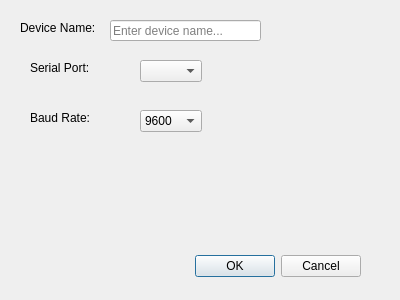
<?xml version="1.0" encoding="UTF-8"?>
<ui version="4.0">
 <class>AddDeviceDialog</class>
 <widget class="QDialog" name="AddDeviceDialog">
  <property name="geometry">
   <rect>
    <x>0</x>
    <y>0</y>
    <width>400</width>
    <height>300</height>
   </rect>
  </property>
  <property name="windowTitle">
   <string>Dialog</string>
  </property>
  <widget class="QDialogButtonBox" name="buttonBox">
   <property name="geometry">
    <rect>
     <x>20</x>
     <y>250</y>
     <width>341</width>
     <height>32</height>
    </rect>
   </property>
   <property name="locale">
    <locale language="English" country="Bermuda"/>
   </property>
   <property name="orientation">
    <enum>Qt::Orientation::Horizontal</enum>
   </property>
   <property name="standardButtons">
    <set>QDialogButtonBox::StandardButton::Cancel|QDialogButtonBox::StandardButton::Ok</set>
   </property>
  </widget>
  <widget class="QLabel" name="label">
   <property name="geometry">
    <rect>
     <x>20</x>
     <y>20</y>
     <width>81</width>
     <height>16</height>
    </rect>
   </property>
   <property name="text">
    <string>Device Name:</string>
   </property>
  </widget>
  <widget class="QLineEdit" name="lineEdit">
   <property name="geometry">
    <rect>
     <x>110</x>
     <y>20</y>
     <width>151</width>
     <height>21</height>
    </rect>
   </property>
   <property name="placeholderText">
    <string>Enter device name...</string>
   </property>
  </widget>
  <widget class="QLabel" name="label_2">
   <property name="geometry">
    <rect>
     <x>30</x>
     <y>60</y>
     <width>71</width>
     <height>16</height>
    </rect>
   </property>
   <property name="text">
    <string>Serial Port:</string>
   </property>
  </widget>
  <widget class="QLabel" name="label_3">
   <property name="geometry">
    <rect>
     <x>30</x>
     <y>110</y>
     <width>61</width>
     <height>16</height>
    </rect>
   </property>
   <property name="text">
    <string>Baud Rate:</string>
   </property>
  </widget>
  <widget class="QComboBox" name="comboBox">
   <property name="geometry">
    <rect>
     <x>140</x>
     <y>60</y>
     <width>62</width>
     <height>22</height>
    </rect>
   </property>
  </widget>
  <widget class="QComboBox" name="comboBox_2">
   <property name="geometry">
    <rect>
     <x>140</x>
     <y>110</y>
     <width>62</width>
     <height>22</height>
    </rect>
   </property>
   <item>
    <property name="text">
     <string>9600</string>
    </property>
   </item>
   <item>
    <property name="text">
     <string>19200</string>
    </property>
   </item>
   <item>
    <property name="text">
     <string>38400</string>
    </property>
   </item>
   <item>
    <property name="text">
     <string>57600</string>
    </property>
   </item>
   <item>
    <property name="text">
     <string>115200</string>
    </property>
   </item>
  </widget>
 </widget>
 <resources/>
 <connections>
  <connection>
   <sender>buttonBox</sender>
   <signal>accepted()</signal>
   <receiver>AddDeviceDialog</receiver>
   <slot>accept()</slot>
   <hints>
    <hint type="sourcelabel">
     <x>248</x>
     <y>254</y>
    </hint>
    <hint type="destinationlabel">
     <x>157</x>
     <y>274</y>
    </hint>
   </hints>
  </connection>
  <connection>
   <sender>buttonBox</sender>
   <signal>rejected()</signal>
   <receiver>AddDeviceDialog</receiver>
   <slot>reject()</slot>
   <hints>
    <hint type="sourcelabel">
     <x>316</x>
     <y>260</y>
    </hint>
    <hint type="destinationlabel">
     <x>286</x>
     <y>274</y>
    </hint>
   </hints>
  </connection>
 </connections>
</ui>
